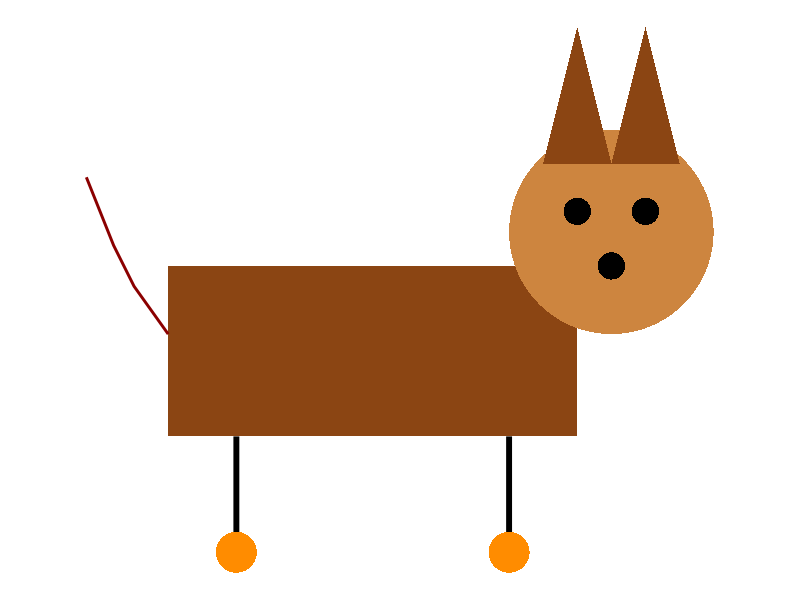
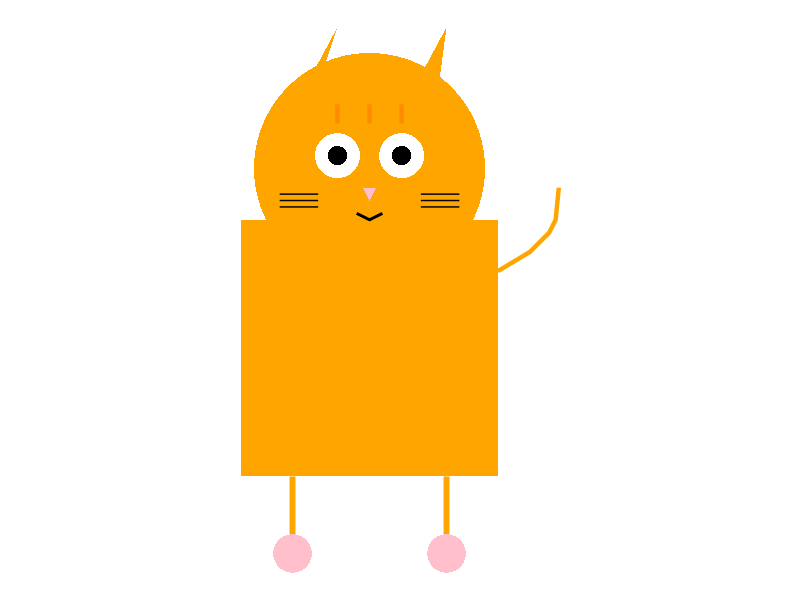
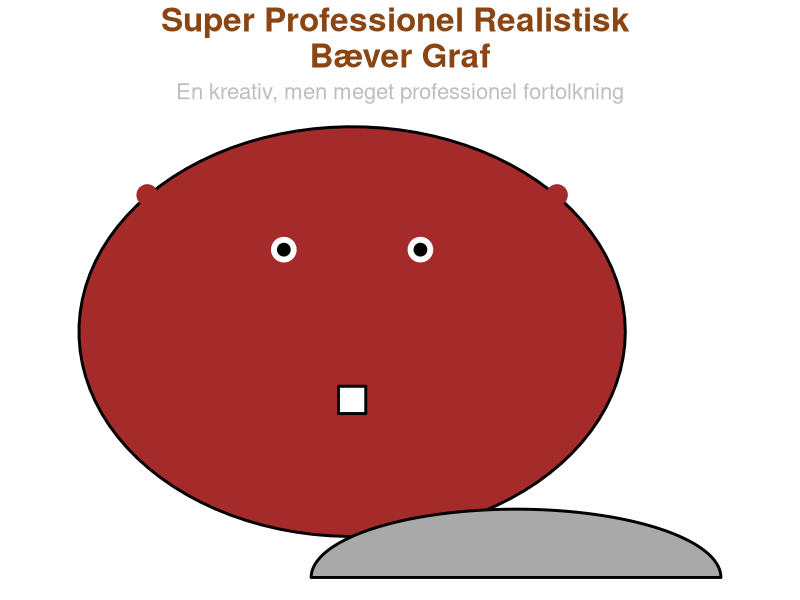
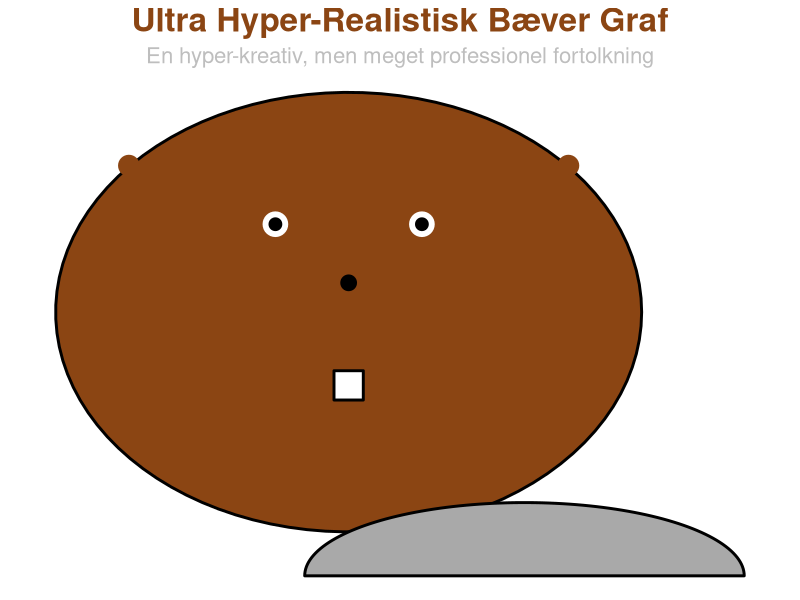

These charts were generated, in order, by the following R code:
## ---- chunk 1
# Load necessary libraries
library(tidyverse)
library(ggplot2)
## ---- chunk 2
#How to dog ruuuff

# Create a function to generate a circle, useful for head and eyes
generate_circle <- function(center = c(0, 0), radius = 1, npoints = 100){
  theta <- seq(0, 2 * pi, length.out = npoints)
  x <- center[1] + radius * cos(theta)
  y <- center[2] + radius * sin(theta)
  return(data.frame(x = x, y = y))
}

# Body of the dog
body <- data.frame(
  x = c(2, 8, 8, 2), 
  y = c(2.5, 2.5, 5, 5)
)

# Head - circle shape
head <- generate_circle(center = c(8.5, 5.5), radius = 1.5)

# Ears - triangles
left_ear <- data.frame(x = c(7.5, 8, 8.5), y = c(6.5, 8.5, 6.5))
right_ear <- data.frame(x = c(8.5, 9, 9.5), y = c(6.5, 8.5, 6.5))

# Eyes - smaller circles
left_eye <- generate_circle(center = c(8, 5.8), radius = 0.2)
right_eye <- generate_circle(center = c(9, 5.8), radius = 0.2)

# Nose - small circle
nose <- generate_circle(center = c(8.5, 5), radius = 0.2)

# Tail - a curve (approximated by multiple points)
tail <- data.frame(
  x = c(2, 1.5, 1.2, 1, 0.8), 
  y = c(4, 4.7, 5.3, 5.8, 6.3)
)

# Legs - line segments
left_leg <- data.frame(x = c(3, 3), y = c(2.5, 1))
right_leg <- data.frame(x = c(7, 7), y = c(2.5, 1))

# Paws - circles at the bottom of the legs
left_paw <- generate_circle(center = c(3, 0.8), radius = 0.3)
right_paw <- generate_circle(center = c(7, 0.8), radius = 0.3)

# Plot the dog
ggplot() +
  # Draw the body
  geom_polygon(data = body, aes(x = x, y = y), fill = "saddlebrown") +
  
  # Draw the head
  geom_polygon(data = head, aes(x = x, y = y), fill = "peru") +
  
  # Draw the ears
  geom_polygon(data = left_ear, aes(x = x, y = y), fill = "saddlebrown") +
  geom_polygon(data = right_ear, aes(x = x, y = y), fill = "saddlebrown") +
  
  # Draw the eyes
  geom_polygon(data = left_eye, aes(x = x, y = y), fill = "black") +
  geom_polygon(data = right_eye, aes(x = x, y = y), fill = "black") +
  
  # Draw the nose
  geom_polygon(data = nose, aes(x = x, y = y), fill = "black") +
  
  # Draw the legs
  geom_segment(aes(x = left_leg$x[1], y = left_leg$y[1], 
                   xend = left_leg$x[2], yend = left_leg$y[2]), size = 2) +
  geom_segment(aes(x = right_leg$x[1], y = right_leg$y[1], 
                   xend = right_leg$x[2], yend = right_leg$y[2]), size = 2) +
  
  # Draw the paws
  geom_polygon(data = left_paw, aes(x = x, y = y), fill = "darkorange") +
  geom_polygon(data = right_paw, aes(x = x, y = y), fill = "darkorange") +
  
  # Draw the tail
  geom_line(data = tail, aes(x = x, y = y), size = 1, color = "darkred") +
  
  # Theme and final adjustments
  coord_fixed() +  # Ensure fixed aspect ratio
  theme_void()     # Remove axes and background


## ---- chunk 3

# Function to generate a circle, useful for the head, eyes, nose, etc.
generate_circle <- function(center = c(0, 0), radius = 1, npoints = 100){
  theta <- seq(0, 2 * pi, length.out = npoints)
  x <- center[1] + radius * cos(theta)
  y <- center[2] + radius * sin(theta)
  return(data.frame(x = x, y = y))
}

# Body of the cat - large oval
body <- data.frame(
  x = c(3, 7, 7, 3), 
  y = c(2, 2, 6, 6)
)

# Head - a larger circle
head <- generate_circle(center = c(5, 6.8), radius = 1.8)

# Ears - triangular shapes
left_ear <- data.frame(x = c(3.8, 4.5, 4), y = c(7.7, 9, 7.5))
right_ear <- data.frame(x = c(5.5, 6.2, 6), y = c(7.7, 9, 7.5))

# Eyes - large ovals
left_eye <- generate_circle(center = c(4.5, 7), radius = 0.35)
right_eye <- generate_circle(center = c(5.5, 7), radius = 0.35)

# Pupils - smaller circles inside eyes
left_pupil <- generate_circle(center = c(4.5, 7), radius = 0.15)
right_pupil <- generate_circle(center = c(5.5, 7), radius = 0.15)

# Nose - small triangle
nose <- data.frame(x = c(4.9, 5.1, 5), y = c(6.5, 6.5, 6.3))

# Mouth - small curve
mouth <- data.frame(x = c(4.8, 5, 5.2), y = c(6.1, 6.0, 6.1))

# Whiskers - straight lines on both sides of the nose
left_whiskers <- data.frame(x = c(4.2, 4.2, 4.2), y = c(6.3, 6.4, 6.2))
right_whiskers <- data.frame(x = c(5.8, 5.8, 5.8), y = c(6.3, 6.4, 6.2))

# Stripes on the forehead - three short lines
stripes <- data.frame(
  x = c(4.5, 5, 5.5), 
  xend = c(4.5, 5, 5.5), 
  y = c(7.8, 7.8, 7.8), 
  yend = c(7.5, 7.5, 7.5)
)

# Tail - a curve (represented as points)
tail <- data.frame(
  x = c(7, 7.5, 7.8, 7.9, 7.95), 
  y = c(5.2, 5.5, 5.8, 6, 6.5)
)

# Legs - line segments for front and back legs
left_leg <- data.frame(x = c(3.8, 3.8), y = c(2, 1))
right_leg <- data.frame(x = c(6.2, 6.2), y = c(2, 1))

# Paws - circles for paws at the bottom of legs
left_paw <- generate_circle(center = c(3.8, 0.8), radius = 0.3)
right_paw <- generate_circle(center = c(6.2, 0.8), radius = 0.3)

# Plot the cat
ggplot() +
  # Draw the body
  geom_polygon(data = body, aes(x = x, y = y), fill = "orange") +
  
  # Draw the head
  geom_polygon(data = head, aes(x = x, y = y), fill = "orange") +
  
  # Draw the ears
  geom_polygon(data = left_ear, aes(x = x, y = y), fill = "orange") +
  geom_polygon(data = right_ear, aes(x = x, y = y), fill = "orange") +
  
  # Draw the eyes
  geom_polygon(data = left_eye, aes(x = x, y = y), fill = "white") +
  geom_polygon(data = right_eye, aes(x = x, y = y), fill = "white") +
  
  # Draw the pupils
  geom_polygon(data = left_pupil, aes(x = x, y = y), fill = "black") +
  geom_polygon(data = right_pupil, aes(x = x, y = y), fill = "black") +
  
  # Draw the nose
  geom_polygon(data = nose, aes(x = x, y = y), fill = "pink") +
  
  # Draw the mouth
  geom_line(data = mouth, aes(x = x, y = y), size = 1, color = "black") +
  
  # Draw the whiskers
  geom_segment(data = left_whiskers, aes(x = x, y = y, xend = x - 0.6, yend = y), color = "black") +
  geom_segment(data = right_whiskers, aes(x = x, y = y, xend = x + 0.6, yend = y), color = "black") +
  
  # Draw the stripes on the forehead
  geom_segment(data = stripes, aes(x = x, y = y, xend = xend, yend = yend), size = 1.5, color = "darkorange") +
  
  # Draw the tail
  geom_line(data = tail, aes(x = x, y = y), size = 1.5, color = "orange") +
  
  # Draw the legs
  geom_segment(aes(x = left_leg$x[1], y = left_leg$y[1], 
                   xend = left_leg$x[2], yend = left_leg$y[2]), size = 2, color = "orange") +
  geom_segment(aes(x = right_leg$x[1], y = right_leg$y[1], 
                   xend = right_leg$x[2], yend = right_leg$y[2]), size = 2, color = "orange") +
  
  # Draw the paws
  geom_polygon(data = left_paw, aes(x = x, y = y), fill = "pink") +
  geom_polygon(data = right_paw, aes(x = x, y = y), fill = "pink") +
  
  # Theme and final adjustments
  coord_fixed() +  # Ensure fixed aspect ratio
  theme_void()     # Remove axes and background

## ---- chunk 4
fire = 2+2
## ---- chunk 5
some_date <- 4
some_other_data <- 9

data_sum <- some_date + some_other_data
## ---- chunk 6
random_vector <- c(1,4,6,4,9,6,2,3,5)
## ---- chunk 7
print("Hej til tirsdagen, vær søde ved hinanden")
## ---- chunk 8

hey <- 1000 + 60

print(hey)
## ---- chunk 9
2+2
#er det lig 4!?
## ---- chunk 10
y <- 2+2 
#er det lig fire
print(y)
## ---- chunk 11

# Bæverens krop som en ellipse (ovalt formet)
krop <- data.frame(
  x = cos(seq(0, 2*pi, length.out = 100)) * 2,   # Justerer x-skala for oval krop
  y = sin(seq(0, 2*pi, length.out = 100)) * 1.5  # Justerer y-skala for oval krop
)

# Halen som en aflang ellipse
hale <- data.frame(
  x = 1.2 + cos(seq(0, pi, length.out = 100)) * 1.5,  # Aflang hale, der starter ved kroppens bagende
  y = sin(seq(0, pi, length.out = 100)) * 0.5 - 1.8
)

# Øjne som cirkler
øjne <- data.frame(
  x = c(-0.5, 0.5),  # Position for øjnene
  y = c(0.6, 0.6)
)

# Øre som små cirkler
øre <- data.frame(
  x = c(-1.5, 1.5),  # Position for ørerne
  y = c(1.0, 1.0)
)

# Bæverens tænder som to rektangler
tænder <- data.frame(
  x = c(-0.1, 0.1, 0.1, -0.1),
  y = c(-0.4, -0.4, -0.6, -0.6)
)

# Tegn den samlede bæver med ggplot
ggplot() +
  # Tegn kroppen
  geom_polygon(data = krop, aes(x = x, y = y), fill = "brown", color = "black", size = 1) +
  
  # Tegn halen
  geom_polygon(data = hale, aes(x = x, y = y), fill = "darkgray", color = "black", size = 1) +
  
  # Tegn øjne
  geom_point(data = øjne, aes(x = x, y = y), size = 8, color = "white") +   # Hvide øjne
  geom_point(data = øjne, aes(x = x, y = y), size = 4, color = "black") +   # Sorte pupiller

  # Tegn ører
  geom_point(data = øre, aes(x = x, y = y), size = 6, color = "brown", shape = 21, fill = "brown", stroke = 1) +
  
  # Tegn tænder
  geom_polygon(data = tænder, aes(x = x, y = y), fill = "white", color = "black", size = 1) +
  
  # Tema for et rent og professionelt look
  theme_void() +   # Fjern akser og baggrund
  coord_fixed() +  # Bevar proportionerne
  labs(
    title = "Super Professionel Realistisk \nBæver Graf",
    subtitle = "En kreativ, men meget professionel fortolkning"
  ) +
  theme(
    plot.title = element_text(hjust = 0.5, size = 24, face = "bold", color = "saddlebrown"),
    plot.subtitle = element_text(hjust = 0.5, size = 16, color = "gray")
  )
## ---- chunk 12


# Bæverens krop som en ellipse (ovalt formet)
krop <- data.frame(
  x = cos(seq(0, 2*pi, length.out = 100)) * 2,   # Justerer x-skala for oval krop
  y = sin(seq(0, 2*pi, length.out = 100)) * 1.5  # Justerer y-skala for oval krop
)

# Halen som en aflang ellipse
hale <- data.frame(
  x = 1.2 + cos(seq(0, pi, length.out = 100)) * 1.5,  # Aflang hale, der starter ved kroppens bagende
  y = sin(seq(0, pi, length.out = 100)) * 0.5 - 1.8
)

# Øjne som cirkler
øjne <- data.frame(
  x = c(-0.5, 0.5),  # Position for øjnene
  y = c(0.6, 0.6)
)

# Øre som små cirkler
øre <- data.frame(
  x = c(-1.5, 1.5),  # Position for ørerne
  y = c(1.0, 1.0)
)

# Næse som en cirkel
næse <- data.frame(
  x = 0,
  y = 0.2
)

# Bæverens tænder som to rektangler
tænder <- data.frame(
  x = c(-0.1, 0.1, 0.1, -0.1),
  y = c(-0.4, -0.4, -0.6, -0.6)
)

# Tegn den samlede bæver med ggplot
ggplot() +
  # Tegn kroppen
  geom_polygon(data = krop, aes(x = x, y = y), fill = "saddlebrown", color = "black", size = 1) +
  
  # Tegn halen
  geom_polygon(data = hale, aes(x = x, y = y), fill = "darkgray", color = "black", size = 1) +
  
  # Tegn øjne
  geom_point(data = øjne, aes(x = x, y = y), size = 8, color = "white") +   # Hvide øjne
  geom_point(data = øjne, aes(x = x, y = y), size = 4, color = "black") +   # Sorte pupiller

  # Tegn ører
  geom_point(data = øre, aes(x = x, y = y), size = 6, color = "saddlebrown", shape = 21, fill = "saddlebrown", stroke = 1) +
  
  # Tegn næse
  geom_point(data = næse, aes(x = x, y = y), size = 5, color = "black") +
  
  # Tegn tænder
  geom_polygon(data = tænder, aes(x = x, y = y), fill = "white", color = "black", size = 1) +
  
  # Tema for et rent og professionelt look
  theme_void() +   # Fjern akser og baggrund
  coord_fixed() +  # Bevar proportionerne
  labs(
    title = "Ultra Hyper-Realistisk Bæver Graf",
    subtitle = "En hyper-kreativ, men meget professionel fortolkning"
  ) +
  theme(
    plot.title = element_text(hjust = 0.5, size = 24, face = "bold", color = "saddlebrown"),  
    plot.subtitle = element_text(hjust = 0.5, size = 16, color = "gray")
  )
